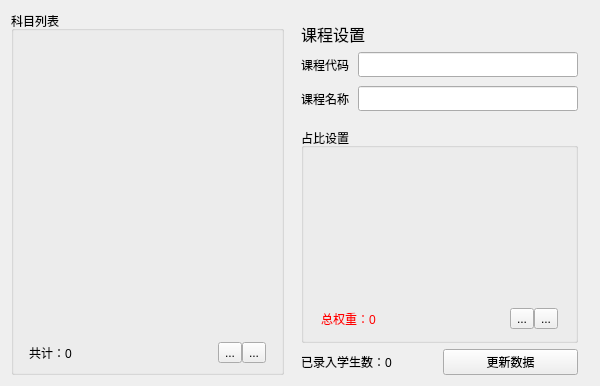
<?xml version="1.0" encoding="UTF-8"?>
<ui version="4.0">
 <class>SettingClass</class>
 <widget class="QWidget" name="SettingClass">
  <property name="geometry">
   <rect>
    <x>0</x>
    <y>0</y>
    <width>600</width>
    <height>386</height>
   </rect>
  </property>
  <property name="windowTitle">
   <string>Setting</string>
  </property>
  <layout class="QHBoxLayout" name="horizontalLayout">
   <item>
    <widget class="QWidget" name="widget" native="true">
     <layout class="QVBoxLayout" name="verticalLayout">
      <property name="spacing">
       <number>0</number>
      </property>
      <property name="leftMargin">
       <number>0</number>
      </property>
      <property name="topMargin">
       <number>0</number>
      </property>
      <property name="rightMargin">
       <number>0</number>
      </property>
      <property name="bottomMargin">
       <number>0</number>
      </property>
      <item>
       <widget class="QGroupBox" name="groupBox">
        <property name="title">
         <string>科目列表</string>
        </property>
        <layout class="QVBoxLayout" name="verticalLayout_2">
         <property name="spacing">
          <number>0</number>
         </property>
         <property name="leftMargin">
          <number>9</number>
         </property>
         <property name="topMargin">
          <number>9</number>
         </property>
         <property name="rightMargin">
          <number>9</number>
         </property>
         <property name="bottomMargin">
          <number>9</number>
         </property>
         <item>
          <widget class="QListView" name="listView">
           <property name="sizePolicy">
            <sizepolicy hsizetype="Preferred" vsizetype="Expanding">
             <horstretch>0</horstretch>
             <verstretch>0</verstretch>
            </sizepolicy>
           </property>
           <property name="layoutDirection">
            <enum>Qt::LayoutDirection::LeftToRight</enum>
           </property>
           <property name="autoFillBackground">
            <bool>true</bool>
           </property>
           <property name="styleSheet">
            <string notr="true">background: transparent;
</string>
           </property>
          </widget>
         </item>
         <item>
          <widget class="QWidget" name="widget_3" native="true">
           <layout class="QHBoxLayout" name="horizontalLayout_2">
            <property name="spacing">
             <number>0</number>
            </property>
            <property name="leftMargin">
             <number>6</number>
            </property>
            <property name="topMargin">
             <number>0</number>
            </property>
            <property name="rightMargin">
             <number>6</number>
            </property>
            <property name="bottomMargin">
             <number>0</number>
            </property>
            <item>
             <widget class="QLabel" name="label">
              <property name="text">
               <string>共计：0</string>
              </property>
             </widget>
            </item>
            <item>
             <widget class="QToolButton" name="toolButton_2">
              <property name="text">
               <string>...</string>
              </property>
              <property name="icon">
               <iconset theme="list-remove"/>
              </property>
             </widget>
            </item>
            <item>
             <widget class="QToolButton" name="toolButton">
              <property name="text">
               <string>...</string>
              </property>
              <property name="icon">
               <iconset theme="list-add"/>
              </property>
             </widget>
            </item>
           </layout>
          </widget>
         </item>
        </layout>
       </widget>
      </item>
     </layout>
    </widget>
   </item>
   <item>
    <widget class="QWidget" name="widget_2" native="true">
     <layout class="QVBoxLayout" name="verticalLayout_3">
      <property name="bottomMargin">
       <number>0</number>
      </property>
      <item>
       <widget class="QLabel" name="label_4">
        <property name="sizePolicy">
         <sizepolicy hsizetype="Preferred" vsizetype="Minimum">
          <horstretch>0</horstretch>
          <verstretch>0</verstretch>
         </sizepolicy>
        </property>
        <property name="font">
         <font>
          <pointsize>12</pointsize>
         </font>
        </property>
        <property name="text">
         <string>课程设置</string>
        </property>
       </widget>
      </item>
      <item>
       <widget class="QWidget" name="widget_4" native="true">
        <layout class="QFormLayout" name="formLayout">
         <property name="horizontalSpacing">
          <number>9</number>
         </property>
         <property name="verticalSpacing">
          <number>9</number>
         </property>
         <property name="leftMargin">
          <number>0</number>
         </property>
         <property name="topMargin">
          <number>0</number>
         </property>
         <property name="rightMargin">
          <number>0</number>
         </property>
         <item row="0" column="0">
          <widget class="QLabel" name="label_2">
           <property name="text">
            <string>课程代码</string>
           </property>
          </widget>
         </item>
         <item row="0" column="1">
          <widget class="QLineEdit" name="lineEdit">
           <property name="minimumSize">
            <size>
             <width>0</width>
             <height>25</height>
            </size>
           </property>
           <property name="readOnly">
            <bool>true</bool>
           </property>
          </widget>
         </item>
         <item row="1" column="0">
          <widget class="QLabel" name="label_3">
           <property name="text">
            <string>课程名称</string>
           </property>
          </widget>
         </item>
         <item row="1" column="1">
          <widget class="QLineEdit" name="lineEdit_2">
           <property name="minimumSize">
            <size>
             <width>0</width>
             <height>25</height>
            </size>
           </property>
           <property name="readOnly">
            <bool>true</bool>
           </property>
          </widget>
         </item>
        </layout>
       </widget>
      </item>
      <item>
       <widget class="QGroupBox" name="groupBox_2">
        <property name="title">
         <string>占比设置</string>
        </property>
        <layout class="QVBoxLayout" name="verticalLayout_4">
         <item>
          <widget class="QTableView" name="tableView">
           <property name="sizePolicy">
            <sizepolicy hsizetype="Preferred" vsizetype="Expanding">
             <horstretch>1</horstretch>
             <verstretch>0</verstretch>
            </sizepolicy>
           </property>
           <property name="styleSheet">
            <string notr="true">background: transparent;</string>
           </property>
          </widget>
         </item>
         <item>
          <widget class="QWidget" name="widget_5" native="true">
           <layout class="QHBoxLayout" name="horizontalLayout_3">
            <property name="spacing">
             <number>0</number>
            </property>
            <property name="leftMargin">
             <number>6</number>
            </property>
            <property name="topMargin">
             <number>0</number>
            </property>
            <property name="rightMargin">
             <number>6</number>
            </property>
            <property name="bottomMargin">
             <number>0</number>
            </property>
            <item>
             <widget class="QLabel" name="label_5">
              <property name="styleSheet">
               <string notr="true">color: rgb(255, 0, 0);</string>
              </property>
              <property name="text">
               <string>总权重：0</string>
              </property>
             </widget>
            </item>
            <item>
             <widget class="QToolButton" name="toolButton_4">
              <property name="text">
               <string>...</string>
              </property>
              <property name="icon">
               <iconset theme="list-remove"/>
              </property>
             </widget>
            </item>
            <item>
             <widget class="QToolButton" name="toolButton_3">
              <property name="text">
               <string>...</string>
              </property>
              <property name="icon">
               <iconset theme="list-add"/>
              </property>
             </widget>
            </item>
           </layout>
          </widget>
         </item>
        </layout>
       </widget>
      </item>
      <item>
       <widget class="QWidget" name="widget_6" native="true">
        <layout class="QHBoxLayout" name="horizontalLayout_4">
         <property name="leftMargin">
          <number>0</number>
         </property>
         <property name="topMargin">
          <number>0</number>
         </property>
         <property name="rightMargin">
          <number>0</number>
         </property>
         <property name="bottomMargin">
          <number>0</number>
         </property>
         <item>
          <widget class="QLabel" name="label_6">
           <property name="text">
            <string>已录入学生数：0</string>
           </property>
          </widget>
         </item>
         <item>
          <widget class="QPushButton" name="pushButton">
           <property name="text">
            <string>更新数据</string>
           </property>
          </widget>
         </item>
        </layout>
       </widget>
      </item>
     </layout>
    </widget>
   </item>
  </layout>
 </widget>
 <layoutdefault spacing="6" margin="11"/>
 <resources/>
 <connections/>
</ui>
